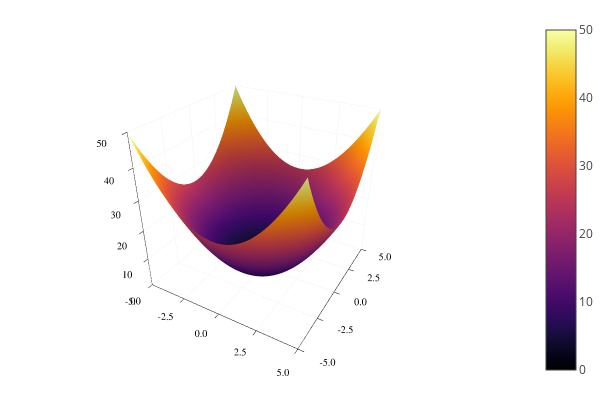

Source (notebook cell):
### Markdown cell above
For functions of more than one variable, second-order behavior near a critical point is richer than just "min" or "max". The graph can be up-turned in some directions and down-turned in others (like a saddle). And even if it's up-turned in all directions, the relative magnitudes, there's an important difference between graphs like the one below, which form a nice bowl shape, and graphs like the one we saw above with the line-of-best-fit problem, which is more like a valley.

### Code cell
surface(-5:0.1:5, -5:0.1:5, (x,y) -> x^2 + y^2)

### Figure 1 — Plotly figure (JSON) as saved in the notebook; plotly's stock layout.template omitted (floating-point values rounded to 4 significant figures; data arrays with more than 128 entries replaced by an {"elided": "..."} marker saying what was removed)
{"data": [{"colorbar": {"title": ""}, "colorscale": {"elided": "256x2 mixed values"}, "hoverinfo": "none", "name": "y1", "opacity": null, "showlegend": false, "showscale": true, "type": "surface", "x": [-5, -4.9, -4.8, -4.7, -4.6, -4.5, -4.4, -4.3, -4.2, -4.1, -4, -3.9, -3.8, -3.7, -3.6, -3.5, -3.4, -3.3, -3.2, -3.1, -3, -2.9, -2.8, -2.7, -2.6, -2.5, -2.4, -2.3, -2.2, -2.1, -2, -1.9, -1.8, -1.7, -1.6, -1.5, -1.4, -1.3, -1.2, -1.1, -1, -0.9, -0.8, -0.7, -0.6, -0.5, -0.4, -0.3, -0.2, -0.1, 0, 0.1, 0.2, 0.3, 0.4, 0.5, 0.6, 0.7, 0.8, 0.9, 1, 1.1, 1.2, 1.3, 1.4, 1.5, 1.6, 1.7, 1.8, 1.9, 2, 2.1, 2.2, 2.3, 2.4, 2.5, 2.6, 2.7, 2.8, 2.9, 3, 3.1, 3.2, 3.3, 3.4, 3.5, 3.6, 3.7, 3.8, 3.9, 4, 4.1, 4.2, 4.3, 4.4, 4.5, 4.6, 4.7, 4.8, 4.9, 5], "xaxis": "x1", "y": [-5, -4.9, -4.8, -4.7, -4.6, -4.5, -4.4, -4.3, -4.2, -4.1, -4, -3.9, -3.8, -3.7, -3.6, -3.5, -3.4, -3.3, -3.2, -3.1, -3, -2.9, -2.8, -2.7, -2.6, -2.5, -2.4, -2.3, -2.2, -2.1, -2, -1.9, -1.8, -1.7, -1.6, -1.5, -1.4, -1.3, -1.2, -1.1, -1, -0.9, -0.8, -0.7, -0.6, -0.5, -0.4, -0.3, -0.2, -0.1, 0, 0.1, 0.2, 0.3, 0.4, 0.5, 0.6, 0.7, 0.8, 0.9, 1, 1.1, 1.2, 1.3, 1.4, 1.5, 1.6, 1.7, 1.8, 1.9, 2, 2.1, 2.2, 2.3, 2.4, 2.5, 2.6, 2.7, 2.8, 2.9, 3, 3.1, 3.2, 3.3, 3.4, 3.5, 3.6, 3.7, 3.8, 3.9, 4, 4.1, 4.2, 4.3, 4.4, 4.5, 4.6, 4.7, 4.8, 4.9, 5], "yaxis": "y1", "z": {"elided": "101x101 float values"}, "zmax": 50, "zmin": 0}], "layout": {"annotations": [], "height": 400, "legend": {"bgcolor": "rgba(255, 255, 255, 1.000)", "bordercolor": "rgba(0, 0, 0, 1.000)", "borderwidth": 1, "font": {"color": "rgba(0, 0, 0, 1.000)", "family": "sans-serif", "size": 11}, "tracegroupgap": 0, "traceorder": "normal", "x": 1, "xanchor": "auto", "y": 1, "yanchor": "auto"}, "margin": {"b": 20, "l": 0, "r": 0, "t": 20}, "paper_bgcolor": "rgba(255, 255, 255, 1.000)", "plot_bgcolor": "rgba(255, 255, 255, 1.000)", "scene": {"camera": {"eye": {"x": 1.126, "y": -1.95, "z": 1.3}}, "xaxis": {"anchor": "y1", "domain": [0.06582, 0.9934], "gridcolor": "rgba(0, 0, 0, 0.100)", "gridwidth": 0.5, "linecolor": "rgba(0, 0, 0, 1.000)", "mirror": false, "range": [-5, 5], "showgrid": true, "showline": true, "showticklabels": true, "tickangle": 0, "tickcolor": "rgb(0, 0, 0)", "tickfont": {"color": "rgba(0, 0, 0, 1.000)", "family": "sans-serif", "size": 11}, "tickmode": "array", "ticks": "inside", "ticktext": ["-5.0", "-2.5", "0.0", "2.5", "5.0"], "tickvals": [-5, -2.5, 0, 2.5, 5], "title": "", "titlefont": {"color": "rgba(0, 0, 0, 1.000)", "family": "sans-serif", "size": 15}, "type": "-", "visible": true, "zeroline": false, "zerolinecolor": "rgba(0, 0, 0, 1.000)"}, "yaxis": {"anchor": "x1", "domain": [0.03762, 0.9902], "gridcolor": "rgba(0, 0, 0, 0.100)", "gridwidth": 0.5, "linecolor": "rgba(0, 0, 0, 1.000)", "mirror": false, "range": [-5, 5], "showgrid": true, "showline": true, "showticklabels": true, "tickangle": 0, "tickcolor": "rgb(0, 0, 0)", "tickfont": {"color": "rgba(0, 0, 0, 1.000)", "family": "sans-serif", "size": 11}, "tickmode": "array", "ticks": "inside", "ticktext": ["-5.0", "-2.5", "0.0", "2.5", "5.0"], "tickvals": [-5, -2.5, 0, 2.5, 5], "title": "", "titlefont": {"color": "rgba(0, 0, 0, 1.000)", "family": "sans-serif", "size": 15}, "type": "-", "visible": true, "zeroline": false, "zerolinecolor": "rgba(0, 0, 0, 1.000)"}, "zaxis": {"gridcolor": "rgba(0, 0, 0, 0.100)", "gridwidth": 0.5, "linecolor": "rgba(0, 0, 0, 1.000)", "mirror": false, "range": [0, 50], "showgrid": true, "showline": true, "showticklabels": true, "tickangle": 0, "tickcolor": "rgb(0, 0, 0)", "tickfont": {"color": "rgba(0, 0, 0, 1.000)", "family": "sans-serif", "size": 11}, "tickmode": "array", "ticks": "inside", "ticktext": ["0", "10", "20", "30", "40", "50"], "tickvals": [0, 10, 20, 30, 40, 50], "title": "", "titlefont": {"color": "rgba(0, 0, 0, 1.000)", "family": "sans-serif", "size": 15}, "type": "-", "visible": true, "zeroline": false, "zerolinecolor": "rgba(0, 0, 0, 1.000)"}}, "showlegend": true, "width": 600}}
